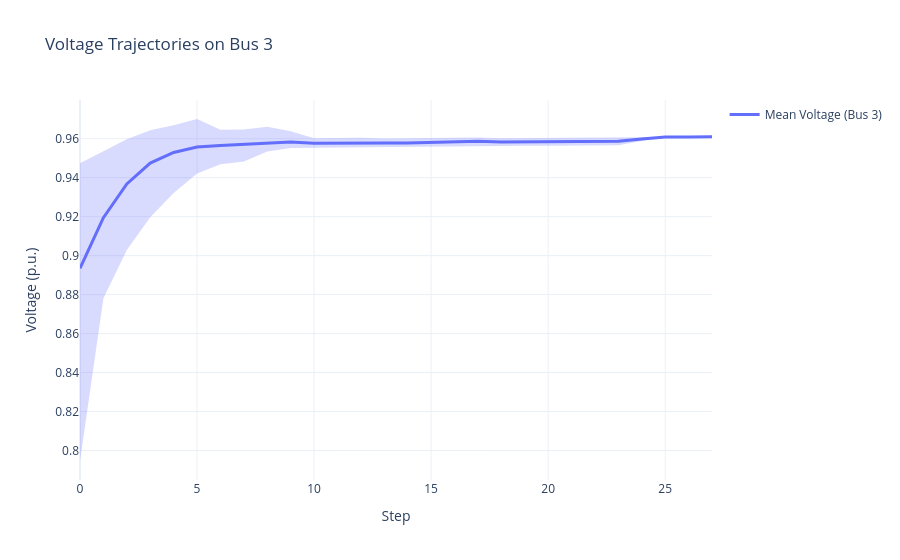

Notebook code for this chart:
### Code cell
success_list = np.array(success_list)
print('average recovery step is:')
print(np.mean(success_list[:,1]))
print(np.std(success_list[:,1]))
print('average reactive power cost is:')
print(np.mean(control_cost))
print(np.std(control_cost))
print('the total cost is:')
# print(object_cost)
print(np.mean(object_cost))
print(np.std(object_cost))

import plotly.express as px

# ---------- 3. plotting ----------
bus_idx = 2                                   # choose bus (0-based)
max_len  = max(a.shape[0] for a in voltage_trajs)

# build (episodes × max_len) matrix with NaN padding
traj_mat = np.full((len(voltage_trajs), max_len), np.nan)
for i, ep in enumerate(voltage_trajs):
    traj_mat[i, :ep.shape[0]] = ep[:, bus_idx]

mean_traj = np.nanmean(traj_mat, axis=0)
min_traj  = np.nanmin(traj_mat, axis=0)
max_traj  = np.nanmax(traj_mat, axis=0)

# pick one color from Plotly's qualitative palette
base_color = px.colors.qualitative.Plotly[0]  # '#1f77b4' (blue)

def hex_to_rgba(hex_color, alpha):
    """#1f77b4 -> rgba(31,119,180,alpha)"""
    h = hex_color.lstrip('#')
    r, g, b = tuple(int(h[i:i+2], 16) for i in (0, 2, 4))
    return f'rgba({r},{g},{b},{alpha})'

fill_color = hex_to_rgba(base_color, 0.25)    # translucent blue

fig = go.Figure()

# 1) lower bound (invisible line – starting edge of the band)
fig.add_trace(
    go.Scatter(
        x=np.arange(max_len),
        y=min_traj,
        mode="lines",
        line=dict(width=0),
        showlegend=False,
        hoverinfo="skip",
        name="min",
    )
)

# 2) upper bound with 'tonexty' fill – creates the shaded band
fig.add_trace(
    go.Scatter(
        x=np.arange(max_len),
        y=max_traj,
        mode="lines",
        line=dict(width=0),
        fill="tonexty",
        fillcolor=fill_color,
        showlegend=False,
        hoverinfo="skip",
        name="max",
    )
)

# 3) mean curve on top, same hue but solid & thicker
fig.add_trace(
    go.Scatter(
        x=np.arange(max_len),
        y=mean_traj,
        mode="lines",
        name=f"Mean Voltage (Bus {bus_idx + 1})",
        line=dict(color=base_color, width=3),
    )
)

fig.update_layout(
    title=f"Voltage Trajectories on Bus {bus_idx + 1}",
    xaxis_title="Step",
    yaxis_title="Voltage (p.u.)",
    template="plotly_white",
)

fig.show()

### Figure 1 — Plotly figure (JSON) as saved in the notebook; plotly's stock layout.template omitted (floating-point values rounded to 4 significant figures)
{"data": [{"hoverinfo": "skip", "line": {"width": 0}, "mode": "lines", "name": "min", "showlegend": false, "type": "scatter", "x": [0, 1, 2, 3, 4, 5, 6, 7, 8, 9, 10, 11, 12, 13, 14, 15, 16, 17, 18, 19, 20, 21, 22, 23, 24, 25, 26, 27], "y": [0.7946, 0.8781, 0.9029, 0.9196, 0.9321, 0.9422, 0.9469, 0.9483, 0.9534, 0.9552, 0.9554, 0.9555, 0.9556, 0.9558, 0.9559, 0.956, 0.9561, 0.9562, 0.9563, 0.9563, 0.9564, 0.9565, 0.9565, 0.9566, 0.9588, 0.9609, 0.9609, 0.961]}, {"fill": "tonexty", "fillcolor": "rgba(99,110,250,0.25)", "hoverinfo": "skip", "line": {"width": 0}, "mode": "lines", "name": "max", "showlegend": false, "type": "scatter", "x": [0, 1, 2, 3, 4, 5, 6, 7, 8, 9, 10, 11, 12, 13, 14, 15, 16, 17, 18, 19, 20, 21, 22, 23, 24, 25, 26, 27], "y": [0.9474, 0.9535, 0.9597, 0.9643, 0.9669, 0.9701, 0.9646, 0.9647, 0.9662, 0.9638, 0.9602, 0.9604, 0.9605, 0.9601, 0.9602, 0.9604, 0.9605, 0.9605, 0.9603, 0.9604, 0.9605, 0.9606, 0.9606, 0.9607, 0.9608, 0.9609, 0.9609, 0.961]}, {"line": {"color": "#636EFA", "width": 3}, "mode": "lines", "name": "Mean Voltage (Bus 3)", "type": "scatter", "x": [0, 1, 2, 3, 4, 5, 6, 7, 8, 9, 10, 11, 12, 13, 14, 15, 16, 17, 18, 19, 20, 21, 22, 23, 24, 25, 26, 27], "y": [0.8935, 0.9194, 0.9368, 0.9475, 0.9529, 0.9557, 0.9565, 0.9571, 0.9579, 0.9582, 0.9576, 0.9578, 0.9579, 0.9578, 0.9578, 0.9581, 0.9586, 0.9587, 0.9582, 0.9583, 0.9584, 0.9585, 0.9586, 0.9587, 0.9598, 0.9609, 0.9609, 0.961]}], "layout": {"title": {"text": "Voltage Trajectories on Bus 3"}, "xaxis": {"title": {"text": "Step"}}, "yaxis": {"title": {"text": "Voltage (p.u.)"}}}}
